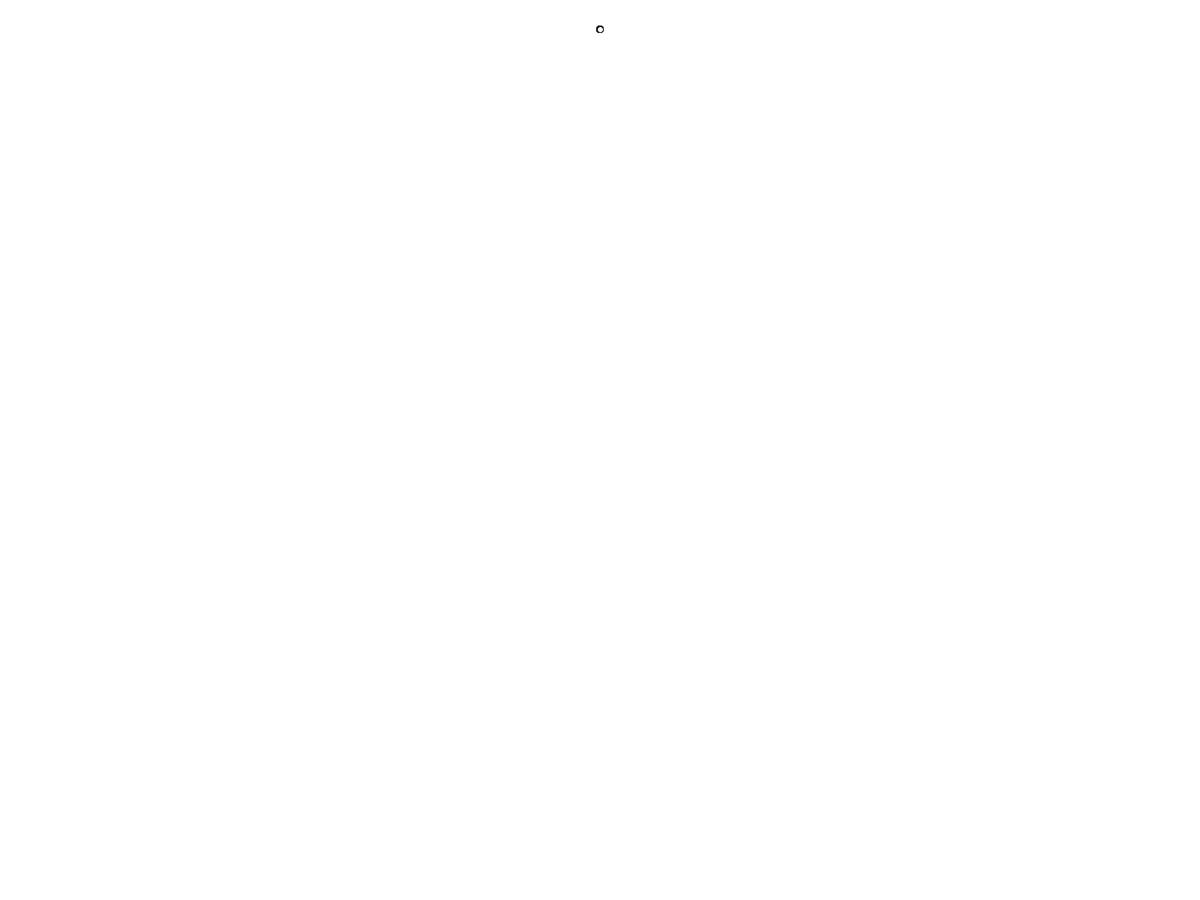
Frame 1 (no input)
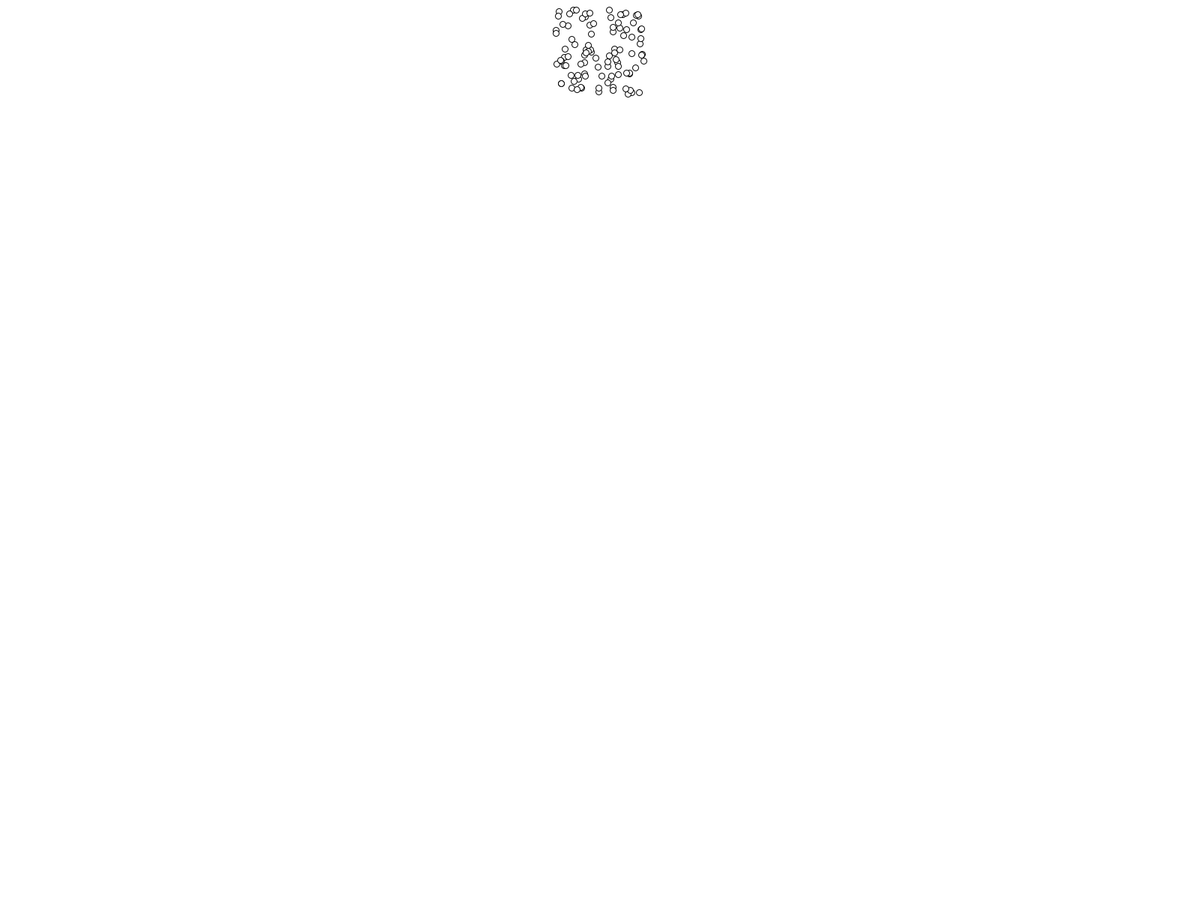
Frame 60 (the mouse pressed at the canvas centre just before this capture)
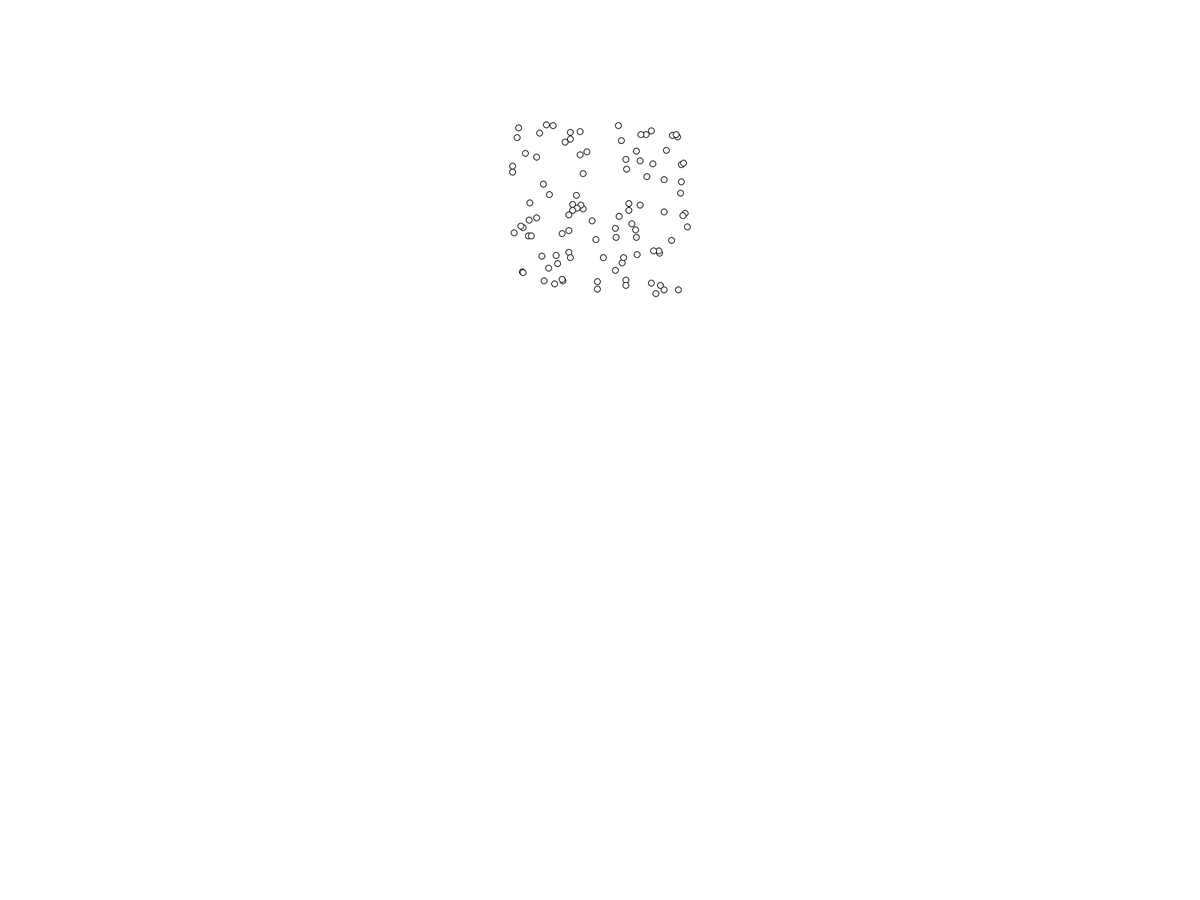
Frame 120 (the mouse held since frame 60 and released just before this capture)

The Processing sketch that drew these frames (run headless with seeded random() and noise(); from frame 60 on, the mouse is pressed at the canvas centre):

// Processing sketch: FireWork2
// ── FireWork2.pde
//많은 수의 Particle 객체를 관리하고 싶을 땐 Arraylist

Particle p;
ArrayList<Particle> plist;


void setup(){
 
  //size(600,800);
  fullScreen();
  //p = new Particle(new PVector(width/2,40));
  plist = new ArrayList<Particle>();
  
  for(int i=0; i<100; i++){
    plist.add(new Particle(new PVector(width/2,40)));
  }
}

void draw(){
  background(255);
  for(Particle p : plist){
   p.run(); 
  }
  for(int i = plist.size()-1; i>=0; i--){ //<>//
   p = plist.get(i);
    //<>//
   println(plist.size());
   
   if(p.bye() == true){
    plist.remove(i); 
   }
  }
  
}

// ── Particle.pde

class Particle {

  PVector location;
  PVector acceleration;
  PVector velocity;
  float lifespan = 300;
  boolean bye = false;


  Particle(PVector l) {

    location = l.get();
    acceleration = new PVector(0, 0.05);
    velocity = new PVector(random(-1, 1), random(-2, 0));
  }



  void update() {
    velocity.add(acceleration);
    location.add(velocity);
    lifespan -=2;


    // acceleration.mult(0);
  }

  void display() {
    ellipse(location.x, location.y, 8, 8);
  }

  void run() {
    update();
    display();
  }

  //remove Particle
  Boolean bye() {

    if (lifespan < 0.0) {
      bye = true;
    } else {
      bye = false;
    }

    return bye;
  }
}
